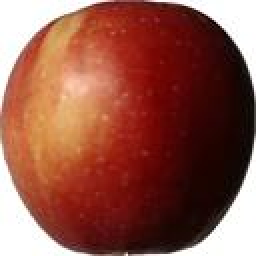
#> input picture data/processed/test/apple/Apple_Braeburn_1_r0_12.jpg, 128 x 128 px (shown 2 times larger)
$ python -i detect_multi.py   (imports and definitions only)
#> lines starting #> are read from the running program, lines starting #| are printed output that depends on the picture; after the words box and inside, x2 and y2 are one past the last pixel; in counts of white or black regions, pixels touching at a corner belong together
#> further down, picture is the input picture: shape (128, 128, 3); mean B, G, R 72.3, 85.8, 145.2
"""
detect_multi.py
----------------
Part F (Bonus): multi-fruit detection is retained.

The detector finds candidate regions with classical OpenCV contours, then
runs the SAME background-invariant crop + feature + SVM + Softmax pipeline
used for a single unseen fruit.
"""

import os
import sys
import argparse
import cv2
import numpy as np

ROOT = os.path.dirname(__file__)
sys.path.append(os.path.join(ROOT, "models"))
sys.path.append(ROOT)

from svm import OvRSVM
from confidence import softmax_confidence
from robust_pipeline import foreground_mask, object_crop, extract_masked_features, real_world_appearance_scores

CACHE_DIR = os.path.join(ROOT, "results", "saved_models")
MIN_CONTOUR_AREA = 900


def appearance_candidate_boxes(img_bgr):
    """Add compact class-color candidate boxes when generic contours miss fruits."""
    hsv = cv2.cvtColor(img_bgr, cv2.COLOR_BGR2HSV)
    H, S, V = cv2.split(hsv)
    h, w = H.shape[:2]
    specs = {
        "apple": ((H < 7) | (H > 173)) & (S > 80) & (V > 40),
        "banana": (H >= 15) & (H <= 48) & (S > 70) & (V > 45),
        "orange": (H >= 5) & (H <= 28) & (S > 100) & (V > 45),
    }
    boxes = []
    for cls, cm in specs.items():
        best = None
        for frac in (0.18, 0.24, 0.30, 0.36):
            ww, hh = max(40, int(w * frac)), max(40, int(h * frac))
            for cy in np.linspace(0.25, 0.80, 7):
                for cx in np.linspace(0.20, 0.80, 8):
                    x1 = max(0, min(w - ww, int(cx * w - ww / 2)))
                    y1 = max(0, min(h - hh, int(cy * h - hh / 2)))
                    mm = cm[y1:y1+hh, x1:x1+ww]
                    coverage = float(mm.mean())
                    if coverage < 0.12:
                        continue
                    cnts, _ = cv2.findContours((mm.astype(np.uint8)*255), cv2.RETR_EXTERNAL, cv2.CHAIN_APPROX_SIMPLE)
                    compact = 0.0
                    if cnts:
                        compact = max(cv2.contourArea(c) for c in cnts) / float(ww*hh)
                    score = 5.0*coverage + 1.5*compact
                    if best is None or score > best[0]:
                        best = (score, (x1, y1, ww, hh))
        if best is not None and best[0] >= 1.0:
            boxes.append(best[1])
    # Remove highly overlapping candidates.
    kept=[]
    for b in sorted(boxes, key=lambda z:z[2]*z[3], reverse=True):
        x,y,bw,bh=b
        if all((max(0,min(x+bw,kx+kw)-max(x,kx))*max(0,min(y+bh,ky+kh)-max(y,ky))) /
               float(bw*bh+kw*kh-max(0,min(x+bw,kx+kw)-max(x,kx))*max(0,min(y+bh,ky+kh)-max(y,ky))+1e-6) < .45
               for kx,ky,kw,kh in kept):
            kept.append(b)
    return kept

def segment_regions(img_bgr):
    """Classical multi-object segmentation using color + edges + contours."""
    hsv = cv2.cvtColor(img_bgr, cv2.COLOR_BGR2HSV)
#> hsv: shape (128, 128, 3); mean H, S, V 18.1, 162.8, 145.3
    sat = hsv[:, :, 1]
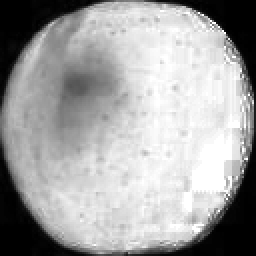
#> sat: shape (128, 128) (shown 2 times larger); min 0, max 255, mean 162.8
    val = hsv[:, :, 2]
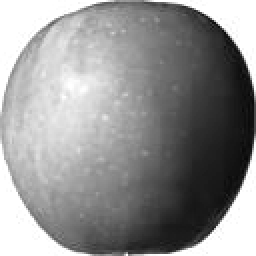
#> val: shape (128, 128) (shown 2 times larger); min 8, max 255, mean 145.3
    mask = (((sat > 35) & (val > 35)) | ((sat > 22) & (val < 120))).astype(np.uint8) * 255
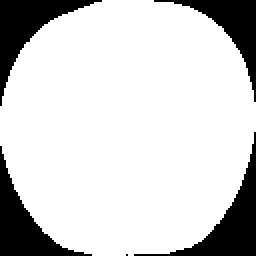
#> mask: shape (128, 128) (shown 2 times larger); 81.9% white; 5 black regions (1 under 20 px), largest, box (x1, y1, x2, y2) and area: (67, 66, 128, 128) 817, (0, 0, 51, 53) 771, (0, 73, 46, 128) 753, (77, 0, 128, 51) 631

    # Remove border-connected background and clean the candidate mask.
    k = np.ones((7, 7), np.uint8)
    mask = cv2.morphologyEx(mask, cv2.MORPH_CLOSE, k, iterations=2)
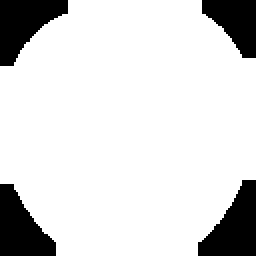
#> mask: shape (128, 128) (shown 2 times larger); 84.9% white; 4 black regions
    mask = cv2.morphologyEx(mask, cv2.MORPH_OPEN, np.ones((3, 3), np.uint8))

    contours, _ = cv2.findContours(mask, cv2.RETR_EXTERNAL, cv2.CHAIN_APPROX_SIMPLE)
#> contours = 1 contour; box (x1, y1, x2, y2) and area: (0, 0, 128, 128) 13698
    boxes = []
    h, w = img_bgr.shape[:2]
#> h = 128; w = 128
    for c in contours:
        area = cv2.contourArea(c)
        if area < MIN_CONTOUR_AREA:
            continue
        x, y, bw, bh = cv2.boundingRect(c)
        if bw * bh > 0.92 * w * h:
            continue
        boxes.append((x, y, bw, bh))
#> this loop made 1 pass
#> (area, x, y, bw, bh) on pass 1: (13697.5, 0, 0, 128, 128)
#> after the loop, boxes = []

    # Merge heavily overlapping boxes.
    boxes.sort(key=lambda b: b[2] * b[3], reverse=True)
    kept = []
    for b in boxes:
        x, y, bw, bh = b
        overlap = False
        for kx, ky, kw, kh in kept:
            ix1, iy1 = max(x, kx), max(y, ky)
            ix2, iy2 = min(x + bw, kx + kw), min(y + bh, ky + kh)
            inter = max(0, ix2 - ix1) * max(0, iy2 - iy1)
            union = bw * bh + kw * kh - inter
            if union and inter / union > 0.55:
                overlap = True
                break
        if not overlap:
            kept.append(b)
#> this loop made 0 passes
#> after the loop, kept = []
    # If generic contours miss the fruits, use class-aware appearance candidates.
    if not kept:
        kept = appearance_candidate_boxes(img_bgr)
#> in appearance_candidate_boxes, `H, S, V = cv2.split(hsv)`:
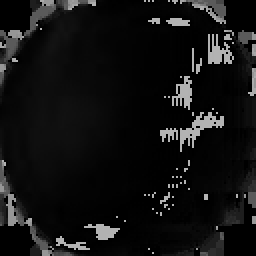
#> H: shape (128, 128) (shown 2 times larger); min 0, max 179, mean 18.1
#> the loop in appearance_candidate_boxes, `for cls, cm in specs.items():` made 3 passes
#> after the loop in appearance_candidate_boxes, `for cls, cm in specs.items():`: boxes = [(57, 9, 46, 46), (5, 35, 40, 40), (5, 47, 40, 40)]
#> the loop in appearance_candidate_boxes, `for b in sorted(boxes, key=lambda z:z[2]*z[3], reverse=True):` made 3 passes
#> after the loop in appearance_candidate_boxes, `for b in sorted(boxes, key=lambda z:z[2]*z[3], reverse=True):`: kept = [(57, 9, 46, 46), (5, 35, 40, 40)]
#> kept = [(57, 9, 46, 46), (5, 35, 40, 40)]
    return kept


# [55 lines left out: functions load_scaler, classify_crop, main, not called in this run]


# [2 lines not run here, left out]

>>> import cv2
>>> picture = cv2.imread('data/processed/test/apple/Apple_Braeburn_1_r0_12.jpg')
>>> result = segment_regions(picture)
#> result = [(57, 9, 46, 46), (5, 35, 40, 40)]

$ run again, on data/processed/test/apple/Apple_Braeburn_1_r0_170.jpg
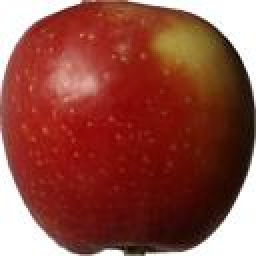
#> input picture data/processed/test/apple/Apple_Braeburn_1_r0_170.jpg, 128 x 128 px (shown 2 times larger)
#> picture is the input picture: shape (128, 128, 3); mean B, G, R 65.7, 76.2, 144.3
#> hsv: shape (128, 128, 3); mean H, S, V 14.5, 168.3, 144.5
#> in segment_regions, `mask = cv2.morphologyEx(mask, cv2.MORPH_CLOSE, k, iterations=2)`:
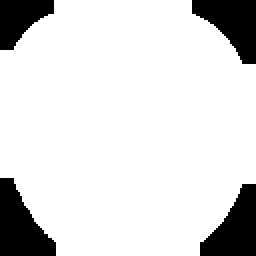
#> mask: shape (128, 128) (shown 2 times larger); 85.7% white; 4 black regions
#> contours = 1 contour; box (x1, y1, x2, y2) and area: (0, 0, 128, 128) 13829
#> the loop in segment_regions, `for c in contours:` made 1 pass
#> (area, x, y, bw, bh) on pass 1: (13829, 0, 0, 128, 128)
#> after the loop in segment_regions, `for c in contours:`: boxes = []
#> in appearance_candidate_boxes, `H, S, V = cv2.split(hsv)`:
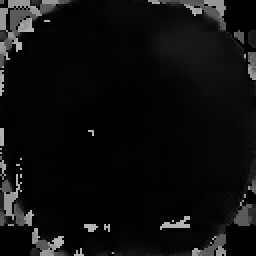
#> H: shape (128, 128) (shown 2 times larger); min 0, max 179, mean 14.5
#> the loop in appearance_candidate_boxes, `for cls, cm in specs.items():` made 3 passes
#> after the loop in appearance_candidate_boxes, `for cls, cm in specs.items():`: boxes = [(13, 44, 46, 46), (82, 12, 40, 40), (82, 12, 40, 40)]
#> the loop in appearance_candidate_boxes, `for b in sorted(boxes, key=lambda z:z[2]*z[3], reverse=True):` made 3 passes
#> after the loop in appearance_candidate_boxes, `for b in sorted(boxes, key=lambda z:z[2]*z[3], reverse=True):`: kept = [(13, 44, 46, 46), (82, 12, 40, 40)]

$ run again, on data/processed/test/apple/Apple_Braeburn_1_r0_182.jpg
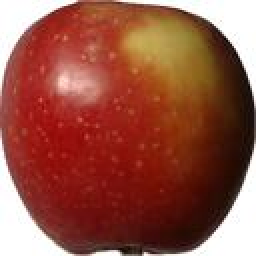
#> input picture data/processed/test/apple/Apple_Braeburn_1_r0_182.jpg, 128 x 128 px (shown 2 times larger)
#> picture is the input picture: shape (128, 128, 3); mean B, G, R 68.6, 83.8, 149.6
#> hsv: shape (128, 128, 3); mean H, S, V 13.7, 163.5, 149.7
#> in segment_regions, `mask = cv2.morphologyEx(mask, cv2.MORPH_CLOSE, k, iterations=2)`:
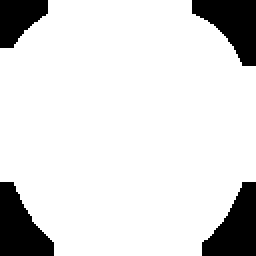
#> mask: shape (128, 128) (shown 2 times larger); 86.1% white; 4 black regions
#> contours = 1 contour; box (x1, y1, x2, y2) and area: (0, 0, 128, 128) 13892
#> the loop in segment_regions, `for c in contours:` made 1 pass
#> (area, x, y, bw, bh) on pass 1: (13892.5, 0, 0, 128, 128)
#> after the loop in segment_regions, `for c in contours:`: boxes = []
#> in appearance_candidate_boxes, `H, S, V = cv2.split(hsv)`:
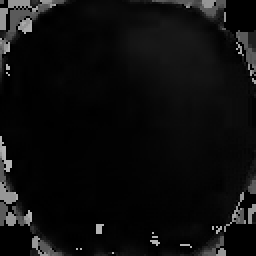
#> H: shape (128, 128) (shown 2 times larger); min 0, max 179, mean 13.7
#> the loop in appearance_candidate_boxes, `for cls, cm in specs.items():` made 3 passes
#> after the loop in appearance_candidate_boxes, `for cls, cm in specs.items():`: boxes = [(13, 55, 46, 46), (71, 12, 40, 40), (71, 23, 40, 40)]
#> the loop in appearance_candidate_boxes, `for b in sorted(boxes, key=lambda z:z[2]*z[3], reverse=True):` made 3 passes
#> after the loop in appearance_candidate_boxes, `for b in sorted(boxes, key=lambda z:z[2]*z[3], reverse=True):`: kept = [(13, 55, 46, 46), (71, 12, 40, 40)]
